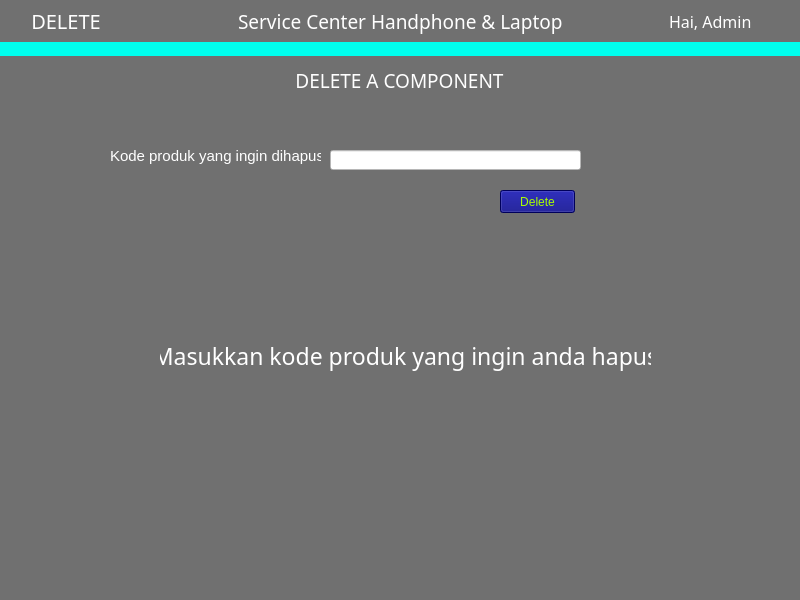
<?xml version="1.0" encoding="UTF-8"?>
<ui version="4.0">
 <class>Delete_component</class>
 <widget class="QMainWindow" name="Delete_component">
  <property name="geometry">
   <rect>
    <x>0</x>
    <y>0</y>
    <width>800</width>
    <height>600</height>
   </rect>
  </property>
  <property name="windowTitle">
   <string>MainWindow</string>
  </property>
  <property name="styleSheet">
   <string notr="true">background-color: rgb(112, 112, 112);</string>
  </property>
  <widget class="QWidget" name="centralwidget">
   <widget class="QWidget" name="verticalLayoutWidget">
    <property name="geometry">
     <rect>
      <x>-1</x>
      <y>60</y>
      <width>801</width>
      <height>41</height>
     </rect>
    </property>
    <layout class="QVBoxLayout" name="verticalLayout">
     <item>
      <widget class="QLabel" name="label_4">
       <property name="font">
        <font>
         <family>Imprint MT Shadow</family>
         <pointsize>14</pointsize>
        </font>
       </property>
       <property name="styleSheet">
        <string notr="true">color: rgb(255, 255, 255);</string>
       </property>
       <property name="text">
        <string>DELETE A COMPONENT</string>
       </property>
       <property name="alignment">
        <set>Qt::AlignCenter</set>
       </property>
      </widget>
     </item>
    </layout>
   </widget>
   <widget class="Line" name="line">
    <property name="geometry">
     <rect>
      <x>0</x>
      <y>40</y>
      <width>801</width>
      <height>16</height>
     </rect>
    </property>
    <property name="sizePolicy">
     <sizepolicy hsizetype="Fixed" vsizetype="Fixed">
      <horstretch>0</horstretch>
      <verstretch>0</verstretch>
     </sizepolicy>
    </property>
    <property name="font">
     <font>
      <pointsize>-1</pointsize>
     </font>
    </property>
    <property name="styleSheet">
     <string notr="true">padding: 15px 25px;
  font-size: 24px;
  text-align: center;
  cursor: pointer;
  outline: none;
  color: #fff;
  background-color: rgb(0, 255, 238);
  border: none;
  border-radius: 15px;
  box-shadow: 0 9px #999;</string>
    </property>
    <property name="lineWidth">
     <number>1</number>
    </property>
    <property name="orientation">
     <enum>Qt::Horizontal</enum>
    </property>
   </widget>
   <widget class="QWidget" name="layoutWidget">
    <property name="geometry">
     <rect>
      <x>0</x>
      <y>0</y>
      <width>801</width>
      <height>42</height>
     </rect>
    </property>
    <layout class="QHBoxLayout" name="horizontalLayout">
     <item>
      <widget class="QLabel" name="label_3">
       <property name="font">
        <font>
         <family>Lucida Calligraphy</family>
         <pointsize>15</pointsize>
        </font>
       </property>
       <property name="styleSheet">
        <string notr="true">color: rgb(255, 255, 255);</string>
       </property>
       <property name="text">
        <string>DELETE</string>
       </property>
       <property name="alignment">
        <set>Qt::AlignCenter</set>
       </property>
      </widget>
     </item>
     <item>
      <spacer name="horizontalSpacer_2">
       <property name="orientation">
        <enum>Qt::Horizontal</enum>
       </property>
       <property name="sizeType">
        <enum>QSizePolicy::Fixed</enum>
       </property>
       <property name="sizeHint" stdset="0">
        <size>
         <width>100</width>
         <height>20</height>
        </size>
       </property>
      </spacer>
     </item>
     <item>
      <widget class="QLabel" name="label_2">
       <property name="font">
        <font>
         <family>Imprint MT Shadow</family>
         <pointsize>14</pointsize>
        </font>
       </property>
       <property name="styleSheet">
        <string notr="true">color: rgb(255, 255, 255);</string>
       </property>
       <property name="text">
        <string>Service Center Handphone &amp; Laptop</string>
       </property>
      </widget>
     </item>
     <item>
      <spacer name="horizontalSpacer">
       <property name="orientation">
        <enum>Qt::Horizontal</enum>
       </property>
       <property name="sizeType">
        <enum>QSizePolicy::Minimum</enum>
       </property>
       <property name="sizeHint" stdset="0">
        <size>
         <width>100</width>
         <height>20</height>
        </size>
       </property>
      </spacer>
     </item>
     <item>
      <widget class="QLabel" name="label">
       <property name="font">
        <font>
         <family>Lucida Calligraphy</family>
         <pointsize>12</pointsize>
        </font>
       </property>
       <property name="styleSheet">
        <string notr="true">color: rgb(255, 255, 255);</string>
       </property>
       <property name="text">
        <string>Hai, Admin</string>
       </property>
      </widget>
     </item>
    </layout>
   </widget>
   <widget class="QWidget" name="horizontalLayoutWidget">
    <property name="geometry">
     <rect>
      <x>160</x>
      <y>260</y>
      <width>491</width>
      <height>191</height>
     </rect>
    </property>
    <layout class="QHBoxLayout" name="horizontalLayout_2">
     <item>
      <widget class="QLabel" name="label_success">
       <property name="font">
        <font>
         <family>Impact</family>
         <pointsize>17</pointsize>
        </font>
       </property>
       <property name="styleSheet">
        <string notr="true">color: rgb(255, 255, 255);</string>
       </property>
       <property name="text">
        <string>Masukkan kode produk yang ingin anda hapus</string>
       </property>
       <property name="alignment">
        <set>Qt::AlignCenter</set>
       </property>
      </widget>
     </item>
    </layout>
   </widget>
   <widget class="QLineEdit" name="lineEdit">
    <property name="geometry">
     <rect>
      <x>330</x>
      <y>150</y>
      <width>251</width>
      <height>20</height>
     </rect>
    </property>
    <property name="styleSheet">
     <string notr="true">background-color: rgb(255, 255, 255);</string>
    </property>
   </widget>
   <widget class="QLabel" name="label_5">
    <property name="geometry">
     <rect>
      <x>110</x>
      <y>140</y>
      <width>211</width>
      <height>31</height>
     </rect>
    </property>
    <property name="font">
     <font>
      <pointsize>11</pointsize>
     </font>
    </property>
    <property name="styleSheet">
     <string notr="true">color: rgb(255, 255, 255);</string>
    </property>
    <property name="text">
     <string>Kode produk yang ingin dihapus</string>
    </property>
   </widget>
   <widget class="QPushButton" name="btn_delete">
    <property name="geometry">
     <rect>
      <x>500</x>
      <y>190</y>
      <width>75</width>
      <height>23</height>
     </rect>
    </property>
    <property name="styleSheet">
     <string notr="true">background-color: rgb(0, 0, 127);
color: rgb(170, 255, 0);</string>
    </property>
    <property name="text">
     <string>Delete</string>
    </property>
   </widget>
  </widget>
  <widget class="QMenuBar" name="menubar">
   <property name="geometry">
    <rect>
     <x>0</x>
     <y>0</y>
     <width>800</width>
     <height>21</height>
    </rect>
   </property>
  </widget>
  <widget class="QStatusBar" name="statusbar"/>
 </widget>
 <resources/>
 <connections/>
</ui>
